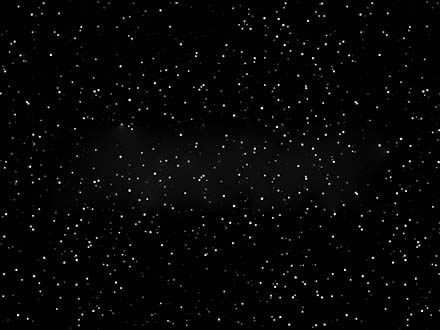
#> input picture Sky_1.jpg, 440 x 330 px
$ python -i color_detector_app.py   (imports and definitions only)
#> lines starting #> are read from the running program, lines starting #| are printed output that depends on the picture
"""
Color Detector & Image Processing GUI
=====================================
A Tkinter application that:
  1. Loads an image with a button.
  2. Detects the color under the mouse cursor and matches it to the
     closest of 60 reference colors (full spectrum, white -> black),
     showing the color name, HEX code, and RGB values.
  3. Applies image-processing operations selected from a dropdown:
     Edge Detection, FFT Spectrum, Low-Pass Filter (FFT & Gaussian),
     Black & White, Grayscale, Inverted, Sepia, Sharpen, High-Pass.

Dependencies:  pip install pillow numpy
Run:           python color_detector_app.py
"""

import tkinter as tk
from tkinter import ttk, filedialog, messagebox
import numpy as np
from PIL import Image, ImageTk, ImageFilter, ImageOps


# ----------------------------------------------------------------------
# 1. BUILD THE 60-COLOR REFERENCE PALETTE  (white -> full spectrum -> black)
# ----------------------------------------------------------------------
def build_palette():
    """
    60 colors total:
      - 12 hues x 4 variations (Light, Pure, Dark, Deep)  = 48 colors
      - 12 grayscale steps from White to Black             = 12 colors
    """
    import colorsys

    hue_names = [
        "Red", "Orange", "Yellow", "Chartreuse", "Green", "Spring Green",
        "Cyan", "Azure", "Blue", "Violet", "Magenta", "Rose",
    ]
    # (prefix, saturation, value)
    variations = [
        ("Light ", 0.45, 1.00),
        ("",       1.00, 1.00),   # pure hue
        ("Dark ",  1.00, 0.65),
        ("Deep ",  1.00, 0.35),
    ]

    palette = []  # list of (name, (r, g, b))
    for i, hname in enumerate(hue_names):
        h = i / 12.0
        for prefix, s, v in variations:
            r, g, b = colorsys.hsv_to_rgb(h, s, v)
            palette.append((prefix + hname,
                            (round(r * 255), round(g * 255), round(b * 255))))

    # 12 grayscale steps: 255 -> 0
    gray_names = ["White", "Gray 90%", "Gray 80%", "Gray 70%", "Gray 60%",
                  "Gray 50%", "Gray 40%", "Gray 30%", "Gray 20%", "Gray 10%",
                  "Near Black", "Black"]
    levels = np.linspace(255, 0, 12).round().astype(int)
    for name, lv in zip(gray_names, levels):
        palette.append((name, (int(lv), int(lv), int(lv))))
#> further down, picture is the input picture: PIL image 440x330 RGB; min 0, max 255, mean 6.1

    return palette


PALETTE = build_palette()
PALETTE_ARRAY = np.array([rgb for _, rgb in PALETTE], dtype=np.int32)  # (60, 3)


# [8 lines left out: function nearest_color, not called in this run]


# ----------------------------------------------------------------------
# 2. IMAGE PROCESSING OPERATIONS
# ----------------------------------------------------------------------
def to_gray_array(img):
    return np.asarray(img.convert("L"), dtype=np.float64)


def fft_spectrum(img):
    """Log-magnitude spectrum of the 2-D FFT (centered)."""
    gray = to_gray_array(img)
    F = np.fft.fftshift(np.fft.fft2(gray))
    mag = np.log1p(np.abs(F))
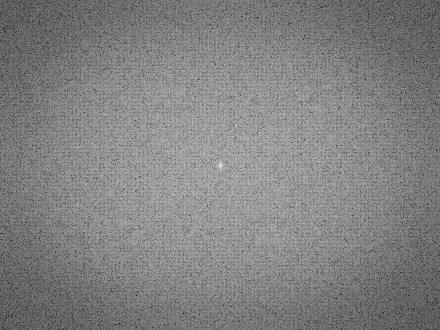
#> mag: shape (330, 440) float64; min 2.35, max 13.69, mean 8.11; drawn with min black and max white
    mag = (mag / mag.max() * 255).astype(np.uint8)
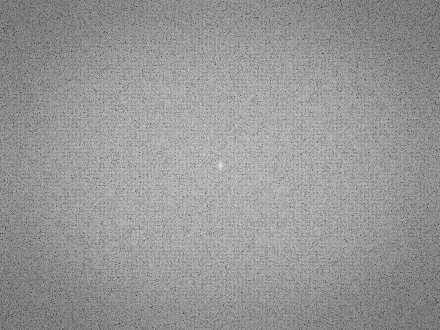
#> mag: shape (330, 440); min 43, max 255, mean 150.5
    return Image.fromarray(mag).convert("RGB")
#> returned value: PIL image 440x330 RGB


# [42 lines left out: functions fft_low_pass, fft_high_pass, sobel_edges, not called in this run]


def black_and_white(img, threshold=128):
    gray = img.convert("L")
    return gray.point(lambda p: 255 if p >= threshold else 0).convert("RGB")


# [7 lines left out: function sepia, not called in this run]


FILTERS = {
    "Original":                lambda im: im.convert("RGB"),
    "Grayscale":               lambda im: im.convert("L").convert("RGB"),
    "Black & White":           black_and_white,
    "Inverted":                lambda im: ImageOps.invert(im.convert("RGB")),
    "Edge Detection (Sobel)":  sobel_edges,
    "Edge Detection (PIL)":    lambda im: im.convert("RGB").filter(ImageFilter.FIND_EDGES),
    "FFT Spectrum":            fft_spectrum,
    "Low Pass (FFT)":          fft_low_pass,
    "Low Pass (Gaussian Blur)":lambda im: im.convert("RGB").filter(ImageFilter.GaussianBlur(4)),
    "High Pass (FFT)":         fft_high_pass,
    "Sharpen":                 lambda im: im.convert("RGB").filter(ImageFilter.SHARPEN),
    "Sepia":                   sepia,
    "Emboss":                  lambda im: im.convert("RGB").filter(ImageFilter.EMBOSS),
}


# ----------------------------------------------------------------------
# 3. THE TKINTER APPLICATION
# ----------------------------------------------------------------------
class ColorDetectorApp:
    CANVAS_W, CANVAS_H = 760, 560

    # [162 lines left out: functions __init__, _build_ui, load_image, apply_filter, _show, on_mouse_move, not called in this run]


# [4 lines not run here, left out]

>>> from PIL import Image
>>> picture = Image.open('Sky_1.jpg')
>>> result = fft_spectrum(picture)
